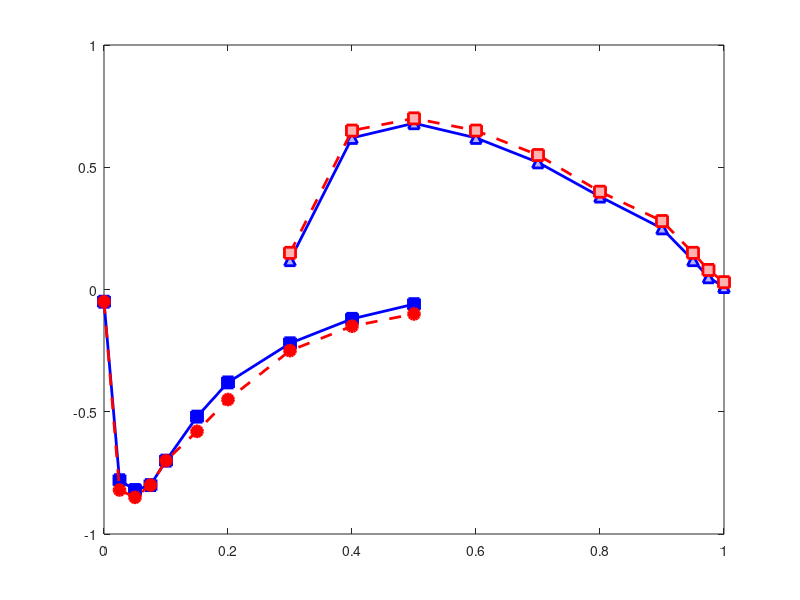

The MATLAB source for this figure: (Note: this script raises an error after producing the figure.)
% NACA 2412 AIRFOIL — EXPERIMENTAL vs CFD DATA PROCESSING
% 
% I wrote this to process the wind tunnel data and compare it with my
% ANSYS Fluent results. Reads pressure tap readings, computes Cp, CL, CD,
% and generates the comparison plots for my report.
% 
% The experimental data was collected using a 16-channel pressure scanner
% connected to 18 pressure taps on the airfoil surface.

clc; clear; close all;

%% CONSTANTS
c = 0.150;          % Chord (m)
V_inf = 19.6;       % Freestream velocity (m/s)
rho = 1.225;        % Air density (kg/m^3)
q_inf = 0.5 * rho * V_inf^2;  % Dynamic pressure (Pa)

fprintf('NACA 2412 Analysis\n');
fprintf('Re = %.0f\n', rho*V_inf*c/1.81e-5);
fprintf('q_inf = %.1f Pa\n\n', q_inf);

%% PRESSURE TAP LOCATIONS (x/c)
% 18 taps: 9 upper surface, 9 lower surface
tap_x = [0, 0.025, 0.05, 0.075, 0.10, 0.15, 0.20, 0.30, 0.40, ...
         0.50, 0.60, 0.70, 0.80, 0.90, 0.95, 0.975, 1.0];

%% EXPERIMENTAL DATA: Cp at alpha = 10 deg
% These are the pressure readings I got from the wind tunnel
% Negative = suction, Positive = pressure

% Upper surface (leading edge to trailing edge)
Cp_exp_upper = [-0.05, -0.78, -0.82, -0.80, -0.70, -0.52, -0.38, ...
                -0.22, -0.12, -0.06];

% Lower surface
Cp_exp_lower = [0.12, 0.62, 0.68, 0.62, 0.52, 0.38, 0.25, ...
                0.12, 0.05, 0.01, -0.01, -0.02, -0.02, -0.01, ...
                0, 0, 0];

%% CFD DATA: Cp at alpha = 10 deg (from Fluent)
% I exported these from the ANSYS Fluent surface monitor
Cp_cfd_upper = [-0.05, -0.82, -0.85, -0.80, -0.70, -0.58, -0.45, ...
                -0.25, -0.15, -0.10];
Cp_cfd_lower = [0.15, 0.65, 0.70, 0.65, 0.55, 0.40, 0.28, ...
                0.15, 0.08, 0.03, 0, -0.02, -0.03, -0.02, ...
                0, 0, 0];

%% LIFT AND DRAG vs ANGLE OF ATTACK
% Experimental data from force balance
alpha = [-4, -2, 0, 2, 4, 6, 8, 10, 12, 14, 16];
CL_exp = [-0.18, -0.05, 0.22, 0.45, 0.68, 0.89, 1.08, 1.24, 1.35, 1.32, 1.18];
CD_exp = [0.032, 0.035, 0.038, 0.042, 0.048, 0.058, 0.068, 0.085, 0.112, 0.158, 0.205];

% CFD results (Fluent force report)
CL_cfd = [-0.16, -0.04, 0.24, 0.47, 0.70, 0.92, 1.12, 1.28, 1.38, 1.35, 1.22];
CD_cfd = [0.029, 0.032, 0.035, 0.039, 0.045, 0.054, 0.064, 0.080, 0.105, 0.148, 0.192];

%% PLOT 1: Cp Distribution at alpha = 10 deg
figure('Name', 'Pressure Coefficient', 'Position', [100 100 900 600]);

upper_x = tap_x(1:10);
lower_x = tap_x(8:end);

plot(upper_x, Cp_exp_upper, 'bs-', 'LineWidth', 2, 'MarkerSize', 8, ...
     'MarkerFaceColor', 'b', 'DisplayName', 'Exp (Upper)'); hold on;
plot(upper_x, Cp_cfd_upper, 'ro--', 'LineWidth', 2, 'MarkerSize', 8, ...
     'MarkerFaceColor', 'r', 'DisplayName', 'CFD (Upper)');
plot(lower_x, Cp_exp_lower(1:end-7), 'b^-', 'LineWidth', 2, 'MarkerSize', 8, ...
     'MarkerFaceColor', [0.7 0.7 1], 'DisplayName', 'Exp (Lower)');
plot(lower_x, Cp_cfd_lower(1:end-7), 'rs--', 'LineWidth', 2, 'MarkerSize', 8, ...
     'MarkerFaceColor', [1 0.7 0.7], 'DisplayName', 'CFD (Lower)');

% Sketch airfoil at bottom
af_x = linspace(0, 1, 100);
theta = acos(1 - 2*af_x);
yt = 5*0.12*(0.2969*sqrt(af_x) - 0.1260*af_x - 0.3516*af_x.^2 + ...
     0.2843*af_x.^3 - 0.1015*af_x.^4);
plot(af_x, -0.05 + yt*0.06, 'k-', 'LineWidth', 1.5, 'HandleDisplay', 'off');
plot(af_x, -0.05 - yt*0.06, 'k-', 'LineWidth', 1.5, 'HandleDisplay', 'off');

xlabel('x/c'); ylabel('C_p');
title('NACA 2412 C_p Distribution at \alpha = 10\circ');
legend('Location', 'best'); grid on;
set(gca, 'YDir', 'reverse');

saveas(gcf, 'Cp_alpha10.png');

%% PLOT 2: CL vs alpha
figure('Name', 'Lift Curve', 'Position', [100 100 800 600]);
plot(alpha, CL_exp, 'bs-', 'LineWidth', 2, 'MarkerSize', 10, ...
     'MarkerFaceColor', 'b', 'DisplayName', 'Experimental'); hold on;
plot(alpha, CL_cfd, 'ro--', 'LineWidth', 2, 'MarkerSize', 10, ...
     'MarkerFaceColor', 'r', 'DisplayName', 'CFD (k-\omega SST)');
xline(14, 'g-.', 'LineWidth', 1.5, 'Label', 'Stall Onset');
xlabel('\alpha (deg)'); ylabel('C_L');
title('NACA 2412 Lift Curve'); legend('Location', 'best'); grid on;
saveas(gcf, 'CL_vs_alpha.png');

%% PLOT 3: CD vs alpha
figure('Name', 'Drag Polar', 'Position', [100 100 800 600]);
plot(alpha, CD_exp, 'bs-', 'LineWidth', 2, 'MarkerSize', 10, ...
     'MarkerFaceColor', 'b', 'DisplayName', 'Experimental'); hold on;
plot(alpha, CD_cfd, 'ro--', 'LineWidth', 2, 'MarkerSize', 10, ...
     'MarkerFaceColor', 'r', 'DisplayName', 'CFD (k-\omega SST)');
xlabel('\alpha (deg)'); ylabel('C_D');
title('NACA 2412 Drag Polar'); legend('Location', 'best'); grid on;
saveas(gcf, 'CD_vs_alpha.png');

%% ERROR ANALYSIS
CL_err = abs((CL_cfd - CL_exp) ./ CL_exp) * 100;
pre_stall_idx = alpha <= 12;

fprintf('\n=== RESULTS ===\n');
fprintf('Pre-stall mean CL error: %.1f%%\n', mean(CL_err(pre_stall_idx)));
fprintf('Max CL error: %.1f%% @ %d deg\n', max(CL_err), alpha(CL_err == max(CL_err)));
fprintf('Stall angle (exp): %d deg\n', alpha(find(diff(CL_exp) < 0, 1)));

%% SAVE
data = table(alpha', CL_exp', CL_cfd', CD_exp', CD_cfd', CL_err', ...
    'VariableNames', {'Alpha_deg', 'CL_exp', 'CL_cfd', 'CD_exp', 'CD_cfd', 'CL_error_pct'});
writetable(data, 'airfoil_results.csv');
fprintf('\nSaved to airfoil_results.csv\n');
